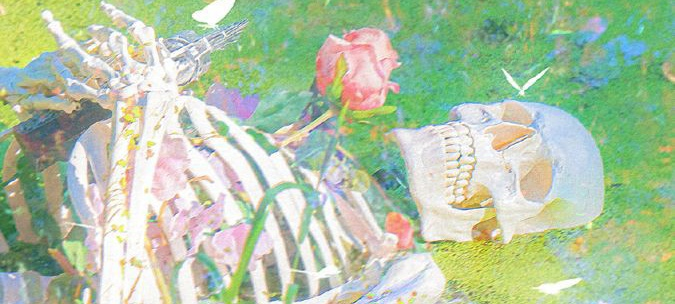
#> input picture assets/gambar_test.jpg, 675 x 304 px, given in place of the camera
$ python tutor5.py
#> lines starting #> are read from the running program, lines starting #| are printed output that depends on the picture; after the words box and inside, x2 and y2 are one past the last pixel; in counts of white or black regions, pixels touching at a corner belong together
import cv2
import numpy as np

cap = cv2.VideoCapture(0)

while True :
    ret, frame = cap.read()
#> frame is the input picture: shape (304, 675, 3); mean B, G, R 165.2, 196.4, 176.4
    width = int(cap.get(3))
    height = int(cap.get(4))

    # BGR --> HSV : Hue(color), Saturation(black), Value(white)
    hsv = cv2.cvtColor(frame, cv2.COLOR_BGR2HSV)
#> hsv: shape (304, 675, 3); mean H, S, V 63, 64.3, 204.1
    lower_color = np.array([100, 30, 30]) # batas gelap
    upper_color = np.array([130, 255, 255]) # batas terang
    # malah mendetek warna wajah wkwkwkwk

    # masking warna tertentu di bit tertentu (dengan metode AND)
    mask = cv2.inRange(hsv, lower_color, upper_color)
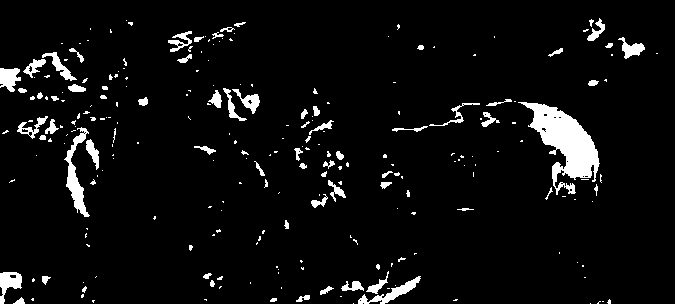
#> mask: shape (304, 675); 5.4% white; 246 white regions (174 under 20 px), largest, box (x1, y1, x2, y2) and area: (518, 102, 600, 195) 3113, (64, 127, 90, 217) 762, (358, 276, 421, 304) 471
    result = cv2.bitwise_and(frame, frame, mask=mask)
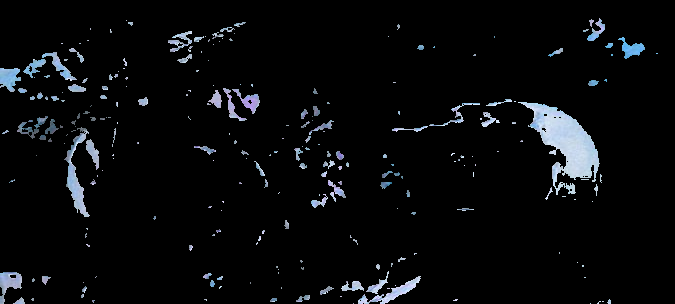
#> result: shape (304, 675, 3); mean B, G, R 11.5, 10, 8.9

    cv2.imshow('frame', result)
    cv2.imshow('mask', mask)

    if cv2.waitKey(1) == ord('q') :
#> (key q is pressed here)
        break

cap.release()
cv2.destroyAllWindows()

$ run again, on assets/mawar.jpg
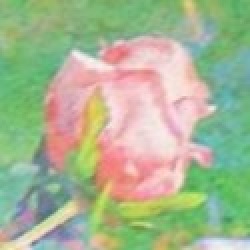
#> input picture assets/mawar.jpg, 125 x 125 px, given in place of the camera (shown 2 times larger)
#> frame is the input picture: shape (125, 125, 3); mean B, G, R 146.3, 181.1, 166.7
#> hsv: shape (125, 125, 3); mean H, S, V 69, 78.5, 198.1
#> `mask = cv2.inRange(hsv, lower_color, upper_color)`:
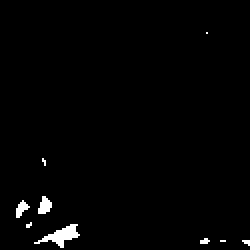
#> mask: shape (125, 125) (shown 2 times larger); 1.4% white; 9 white regions (6 under 20 px), largest, box (x1, y1, x2, y2) and area: (17, 112, 40, 124) 109, (19, 98, 26, 107) 43, (8, 100, 15, 109) 33
